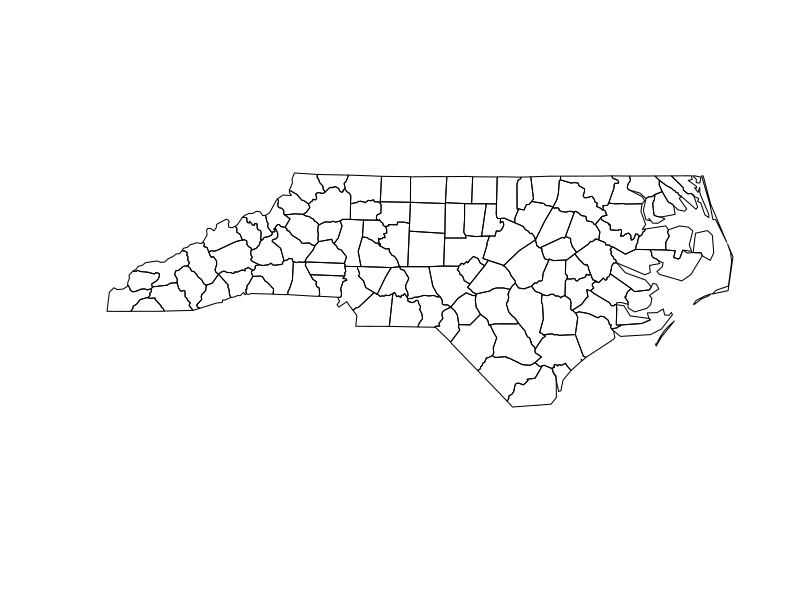

Source code (R): (Note: this script raises an error after producing the figure.)
## ---- chunk 1
knitr::opts_chunk$set(collapse = TRUE, comment = "#>")
## ---- chunk 2
library(tidyverse)
library(sf)

# The counties of North Carolina
nc <- read_sf(system.file("shape/nc.shp", package = "sf"), 
  quiet = TRUE,  
  stringsAsFactors = FALSE
)
## ---- chunk 3
library(maps)
nz_map <- map("nz", plot = FALSE)
nz_sf <- st_as_sf(nz_map)
## ---- chunk 4
head(nc)
head(nz_sf)
## ---- chunk 5
nc$geometry
## ---- chunk 6
plot(nc$geometry)
## ---- chunk 7
nz_sf %>%
  mutate(area = as.numeric(st_area(geometry))) %>%
  filter(area > 1e10)
## ---- chunk 8
str(nc$geometry[[1]])
plot(nc$geometry[[1]])
## ---- chunk 9
    n <- nc$geometry %>% map_int(length)
    table(n)
    
    interesting <- nc$geometry[n == 3][[1]]
    plot(interesting)
    str(interesting)
## ---- chunk 10
st_is_longlat(nc)
## ---- chunk 11
st_crs(nc)
